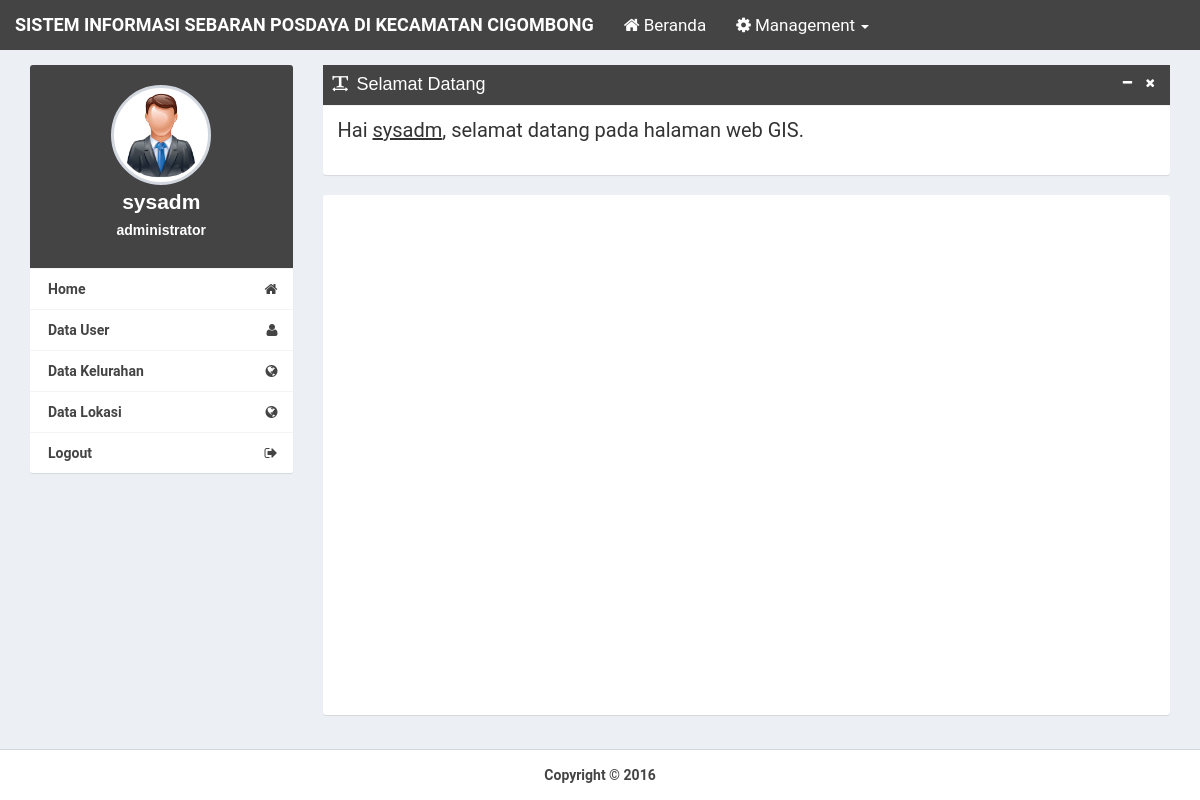
The page /admin/dashboard/home (signed in) on the database its author committed.
### tables this page shows
CREATE TABLE `tbl_user` (
  `id_user` int(11) NOT NULL,
  `username` varchar(15) NOT NULL,
  `password` varchar(34) NOT NULL,
  `foto` varchar(30) NOT NULL,
  `level` varchar(20) NOT NULL
);

### admin/dashboard/home.php (the view, shortened to what this page needs)
<div class="row">
    <div class="col-md-12">
        <div class="box box-primary box-solid no-border">
            <div class="box-header with-border">
                <i class="fa fa-text-width"></i>
                <h3 class="box-title">Selamat Datang</h3>
                <div class='box-tools'>
                    <button class='btn btn-box-tool' data-toggle='tooltip' title='hide' data-widget='collapse'><i class='fa fa-minus'></i></button>
                    <button class='btn btn-box-tool' data-toggle='tooltip' title='remove' data-widget='remove'><i class='fa fa-times'></i></button>
                </div>
            </div>
            <div class="box-body">
                <?php
                  $query    = mysqli_query($koneksi,("SELECT username FROM tbl_user WHERE username='$username'"));
                  $data     = mysqli_fetch_array($query);
                ?>
              	<dl>
                    <p style="text-align: justify;padding:0px 5px 0px 5px;font-size:20px;">Hai <u><?php echo $data[0]?></u>, selamat datang pada halaman web GIS.
                </dl>
        	</div>
        </div>
        <div class="box no-border">
            <div class="box-body">
                <div id="peta" style="width:100%;height:500px;"></div>
			</div>
        </div>
    </div>
</div>

### admin/dashboard/index.php (shortened to what this page needs)
<?php session_start();
if(isset($_SESSION['level'])){
    if($_SESSION['level'] == 'administrator'){
        include ('../config/koneksi.php');
        $username   = $_SESSION['username'];
        require_once('layout/header.php');
        ?>
        <div class="content-wrapper">
        	<div class="container">
        		<section class="content">
        			<div class="col-md-3">
        				<div class="box box-widget widget-user-2">
        					<div class="widget-user-header bg-custom">
        						<div class="widget-user-image">
                                    <?php
                                        $query = mysqli_query($koneksi,("SELECT * FROM tbl_user WHERE username = '$_SESSION[username]'"));
                                        $data  = mysqli_fetch_array($query);
                                    ?>
        							<a class="fancybox" href="pict/<?php echo $data['foto'] ?>">
        								<img class="profile-user-img img-responsive img-circle" style="height:100px;background-color: white;" src="pict/<?php echo $data['foto'] ?>" alt="User profile picture">
        							</a>
        						</div>
        						<h3 class="profile-username text-center" style="color:white;"><b><?php echo $_SESSION['username'] ?></b></h3>
        						<h5 class="text-muted text-center" style="color:white;"><b><?php echo $_SESSION['level'] ?></b></h5>
        					</div>
        					<div class="box-footer no-padding">
        						<ul class="nav nav-stacked">
        							<li><a href="home"><b>Home</b><i class="pull-right"><span class="fa fa-home"></span></i></a></li>
                                    <li><a href="index.php?page=user"><b>Data User</b><i class="pull-right"><span class="fa fa-user"></span></i></a></li>
                                    <li><a href="index.php?page=kelurahan"><b>Data Kelurahan</b><i class="pull-right"><span class="fa fa-globe"></span></i></a></li>
                                    <li><a href="index.php?page=lokasi"><b>Data Lokasi</b><i class="pull-right"><span class="fa fa-globe"></span></i></a></li>
        							<li><a href="../logout.php"><i class="pull-right"><span class="fa fa-sign-out"></span></i><b> Logout</b></a></li>
        						</ul>
        					</div>
        				</div>
        			</div>
        			<div class="col-md-9">
                        <?php
                            if ($_GET["page"]=="home") {
                                include "home.php";
                            }
                        ?>
        			</div>
        		</section>
        	</div>
        </div>
        <?php require_once('layout/footer.php'); ?>
    <?php
        }
    }
    else {
    	session_destroy();
    	header ('location:../index.php');
    }
?>

### admin/dashboard/layout/header.php (style rules this page uses)
body { font-family: "roboto"; }
.container { padding-right: 0px; padding-left: 0px; }
.bg-custom { color: white; background-color: #444444; }
.btn-box-tool i { color: white; }

### rows shown on the page
tbl_user: foto (picture), username "sysadm"

### other values the page prints
$_SESSION['username'] "sysadm"
$_SESSION['level'] "administrator"
